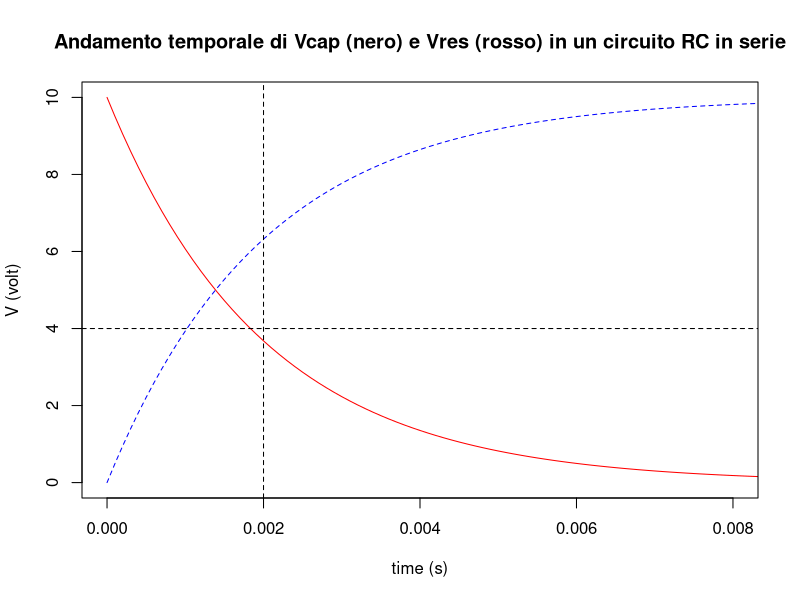

R code for this plot:
#### Andamento temporale di Vcap e Vres in un circuito RC con elementi messi in serie
#### Versione 2.0
#### Dicembre 2021


R = 2000     # in ohm
C = 0.000001 # in faraday
E = 10       # in volt 
x <- seq(from = 0, to = 0.02, by=.0001) ### stabilisce il range di valori con cui far variare la x
Vres <- function(x) E*exp(-x/(R*C)) #### qui uso il termine di sopra per scrivere in modo più chiaro la funzione
Vcap <- function(x) E*(1-exp(-x/(R*C)))

matplot(x, cbind(Vres(x), Vcap(x)), ### quali funzioni di x disegnare
     xlim=c(0,0.008),               ### range dell'asse delle ascisse (può essere diverse dal range scelto su cui calcolare le funzioni)
     ylim=c(0,10),                  ### range dell'asse delle ordinate
     type="l",     
     lwd=c(1,1),                    ### spessore delle linee
     lty=c(1,2),                    ### tipo di linea: continua (1), spezzata (2), ecc.
     col=c("red", "blue"),          ### colore  linee: in base all'ordine stabilito nella prima riga
     xlab="time (s)",               ### nome asse x
     ylab="V (volt)",               ### nome asse y 
     main="Andamento temporale di Vcap (nero) e Vres (rosso) in un circuito RC in serie")  #### Titolo grafico
abline(h = 4, v = 0.002, lty=2)     ### aggiunge una linea orizzontale e una verticale con determinati valori di x (h) e y (v)
